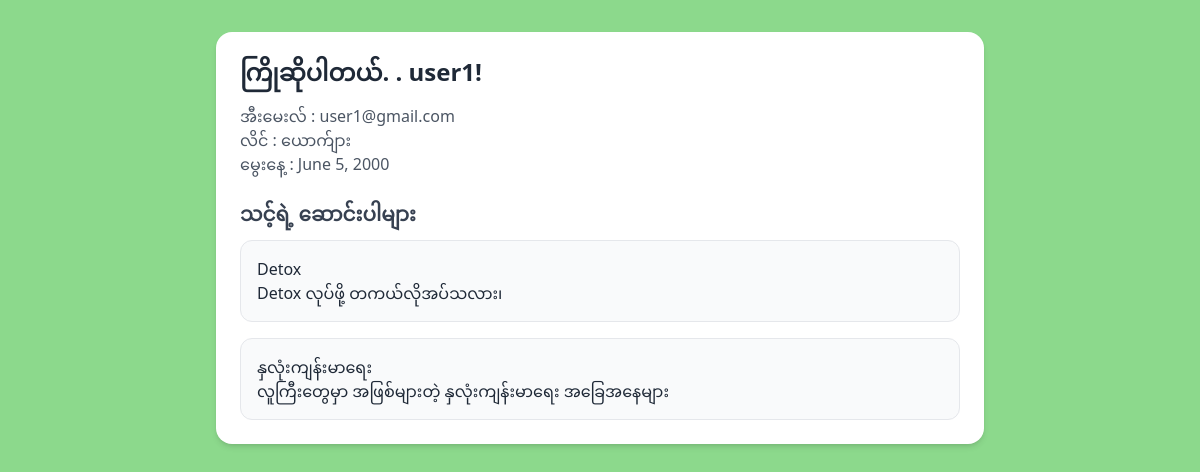
The app's page /my_account/ (signed in) with its own data.
### account_system/models.py (models this page shows, shortened)
class User_Account(AbstractUser):
    username = models.CharField(max_length=30,unique=True)
    email = models.EmailField(unique=True)
    is_active = models.BooleanField(default=True)
    is_staff = models.BooleanField(default=False)
    is_admin = models.BooleanField(default=False)
    gender = models.CharField(max_length=9, choices={'ယောက်ျား': 'ယောက်ျား', 'မိန်းမ': 'မိန်းမ'})
    DOB = models.DateField(null=True,blank=True)
    objects = User_Manager()
    USERNAME_FIELD = 'email'
    REQUIRED_FIELDS = ['username']

### article_system/models.py (models this page shows, shortened)
class Article(models.Model):
    name = models.CharField(max_length=30)
    caption = models.TextField(null=True, blank=True)
    topic = models.TextField()
    photo = models.ImageField(upload_to='article_photos/', null=True, blank=True)
    creator = models.ForeignKey(User_Account, on_delete=models.SET_NULL, null=True, blank=True, default="unknown")
    created_time = models.DateTimeField(auto_now_add=True)

### epidemic_stoper_system/views.py (the view)
# urls.py: path('my_account/',my_account,name='my_account'),
def my_account(request):
    if request.method == 'GET':
        if (request.user.is_authenticated):
            my_upload_records = Article.objects.filter(creator=request.user)
            return render(request, 'my_account.html', {'my_records':my_upload_records})
        else:
            return redirect('login')

### epidemic_stoper_system/templates/my_account.html (shortened to what this page needs)
{% load static tailwind_tags %}
<!DOCTYPE html>
<html lang="en">
<head>
    {% tailwind_css %}
</head>
<body  class="bg-[#8cd98c]">
<div class="max-w-3xl mx-auto p-6 bg-white rounded-2xl shadow-md mt-8">
    <h1 class="text-2xl font-bold text-gray-800 mb-4">
        ကြိုဆိုပါတယ်. . {{ request.user.username }}!
    </h1>
    <div class="mb-6">
        <p class="text-gray-600">အီးမေးလ် : {{ user.email }}</p>
        <p class="text-gray-600">လိင် : {{ user.gender }}</p>
        <p class="text-gray-600">မွေးနေ့ : {{ user.DOB }}</p>
    </div>
    <h2 class="text-xl font-semibold text-gray-700 mb-3">
        သင့်ရဲ့ ဆောင်းပါများ
    </h2>
    {% if my_records %}
        <div class="space-y-4">
            {% for post in my_records %}
                <div class="p-4 bg-gray-50 rounded-xl border">
                    <a href="{% url 'article_detail' post.pk %}" ><p class="text-gray-800 text-justify">
                        {{ post.name }}</br>
                        {{ post.caption }}
                    </p></a>
                </div>
            {% endfor %}
        </div>
    {% else %}
        <p class="text-gray-500">သင်အခုထိ ဆောင်းပါးများ မရေးရသေးပါ။</p>
    {% endif %}
</div>
</body>
</html>

### records on screen
User_Account: user.username "user1", email "user1@gmail.com", gender "ယောက်ျား", DOB "June 5, 2000"
Article: name "Detox", caption "Detox လုပ်ဖို့ တကယ်လိုအပ်သလား၊"
Article: name "နှလုံးကျန်းမာရေး", caption "လူကြီးတွေမှာ အဖြစ်များတဲ့ နှလုံးကျန်းမာရေး အခြေအနေများ"
